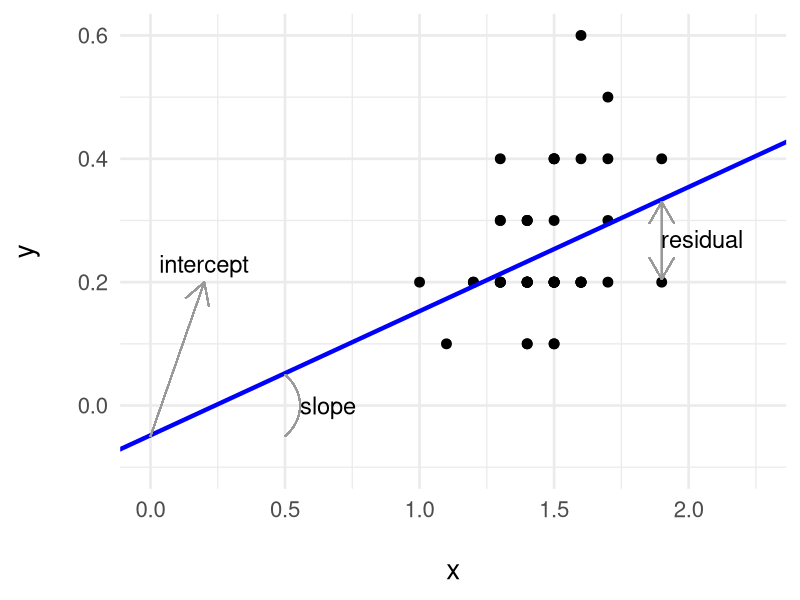
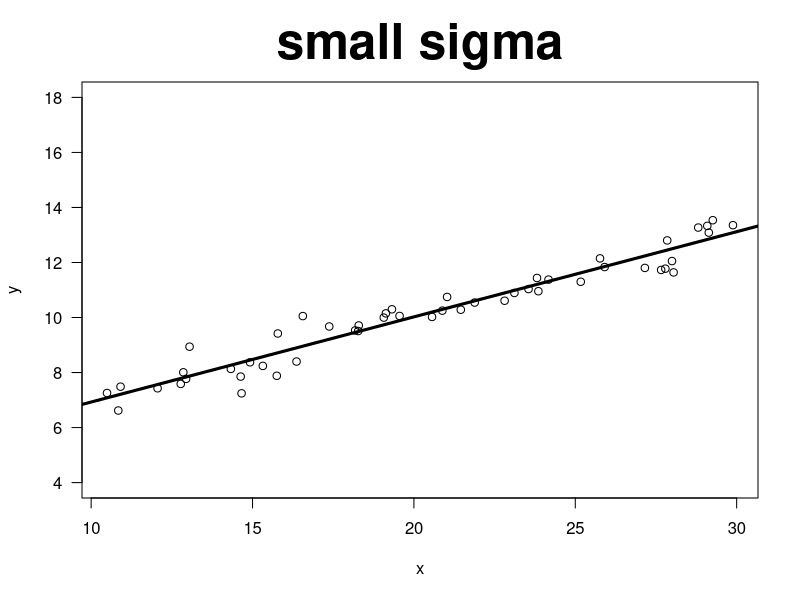
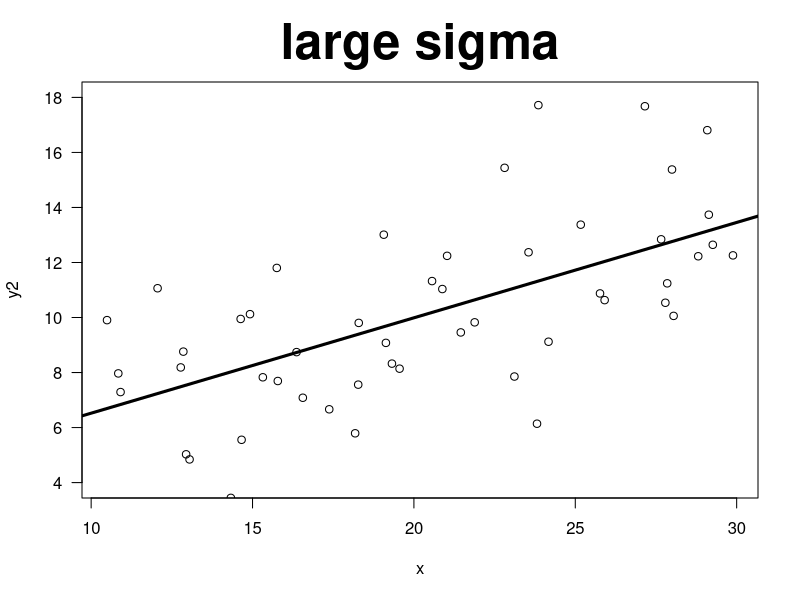
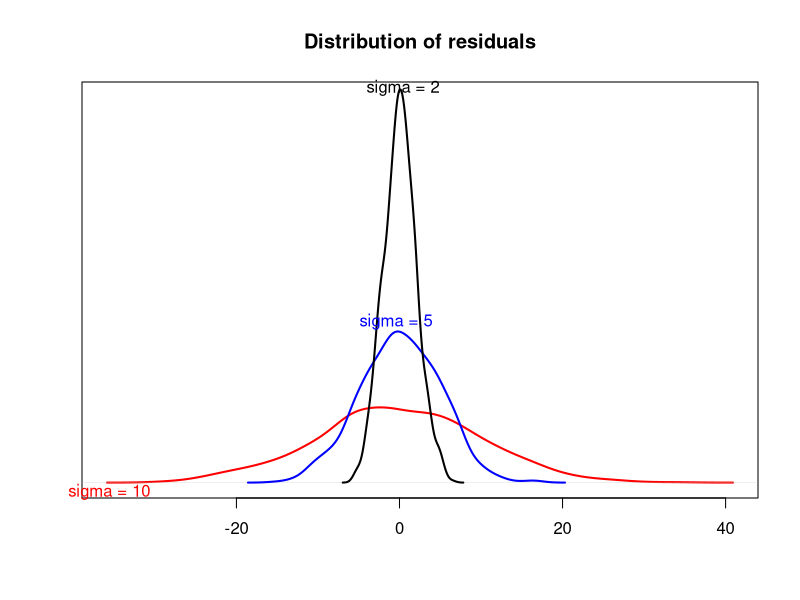

Recreate these plots in R, in order. (Note: this script raises an error after producing the figures.)
## ---- chunk 1

library("knitr")

### Chunk options ###

## Text results
opts_chunk$set(echo = FALSE, warning = FALSE, message = FALSE, size = 'tiny')

## Code decoration
opts_chunk$set(tidy = FALSE, comment = NA, highlight = TRUE, prompt = FALSE, crop = TRUE)

# ## Cache
# opts_chunk$set(cache = TRUE, cache.path = "knitr_output/cache/")

# ## Plots
# opts_chunk$set(fig.path = "knitr_output/figures/")
opts_chunk$set(fig.align = 'center', out.width = '90%')

### Hooks ###
## Crop plot margins
knit_hooks$set(crop = hook_pdfcrop)

## Reduce font size
## use tinycode = TRUE as chunk option to reduce code font size
# see http://stackoverflow.com/a/39961605
knit_hooks$set(tinycode = function(before, options, envir) {
  if (before) return(paste0("\n \\", options$size, "\n\n"))
  else return("\n\n \\normalsize \n")
  })

## ---- chunk 2
library(ggplot2)
data(iris)
setosa <- iris[iris$Species == "setosa", ]

m <- lm(Petal.Width ~ Petal.Length, data = setosa)
ggplot(setosa) +
  aes(x = Petal.Length, y = Petal.Width) +
  geom_point(size = 3) +
  theme_minimal(base_size = 20) +
  labs(x = "\nx", y = "y\n") +
  xlim(0, 2.25) +
  ylim(-0.1, NA) +
  geom_abline(intercept = m$coefficients[1], slope = m$coefficients[2], 
              size = 1.5, colour = "blue") +
  geom_segment(aes(x = 0, y = -0.05, xend = 0.2, yend = 0.2), arrow = arrow(),
               colour = "grey60") +
  annotate("text", x = 0.2, y = 0.23, label = "intercept", size = 6) +
  geom_curve(aes(x = 0.5, y = 0.05, xend = 0.5, yend = -0.05), curvature = -0.5,
             colour = "grey60") +
  annotate("text", x = 0.66, y = 0, label = "slope", size = 6) +
  geom_segment(aes(x = 1.9, y = 0.205, xend = 1.9, yend = 0.33), colour = "grey60",
               arrow = arrow(ends = "both")) +
  annotate("text", x = 2.05, y = 0.27, label = "residual", size = 6)
## ---- chunk 3
set.seed(123)
x <- runif(50, 10, 30)
y <- rnorm(50, 4 + 0.3*x, 0.5)
plot(x, y, las = 1, main = "small sigma", ylim = c(4, 18), cex.main = 3)
abline(lm(y ~ x), lwd = 3)
## ---- chunk 4
y2 <- rnorm(50, 4 + 0.3*x, 3)
plot(x, y2, las = 1, main = "large sigma", ylim = c(4, 18), cex.main = 3)
abline(lm(y2 ~ x), lwd = 3)
## ---- chunk 5
s1 <- density(rnorm(1000, 0, 2))
s2 <- density(rnorm(1000, 0, 5))
s3 <- density(rnorm(1000, 0, 10))
plot(s3, ylim=c(0,0.2), ylab="", xlab="", main="Distribution of residuals", lwd=2, col="red", yaxt="n")
lines(s2, lwd=2, col="blue")
lines(s1, lwd=2)
Hmisc::labcurve(list(s1, s2, s3), labels=paste("sigma = ", c(2,5,10), sep=""), 
                type="l", col=c("black", "blue", "red"))
## ---- chunk 6
include_graphics("images/lm_resid_assump.png")
